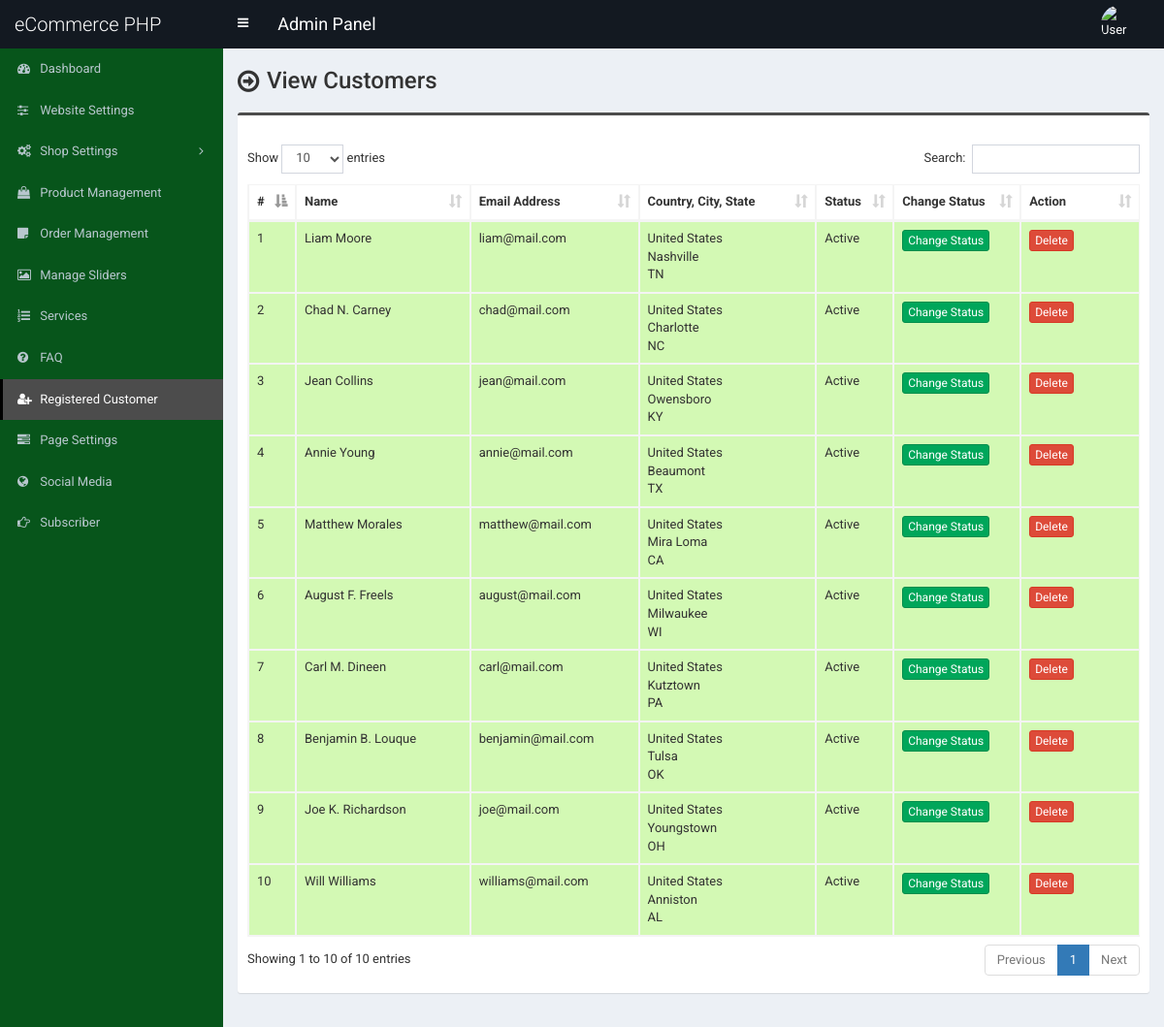
Page /admin/customer.php (signed in) on the committed database.
### tables this page shows
CREATE TABLE `tbl_customer` (
  `cust_id` int(11) NOT NULL,
  `cust_name` varchar(100) NOT NULL,
  `cust_cname` varchar(100) NOT NULL,
  `cust_email` varchar(100) NOT NULL,
  `cust_phone` varchar(50) NOT NULL,
  `cust_country` int(11) NOT NULL,
  `cust_address` text NOT NULL,
  `cust_city` varchar(100) NOT NULL,
  `cust_state` varchar(100) NOT NULL,
  `cust_zip` varchar(30) NOT NULL,
  `cust_b_name` varchar(100) NOT NULL,
  `cust_b_cname` varchar(100) NOT NULL,
  `cust_b_phone` varchar(50) NOT NULL,
  `cust_b_country` int(11) NOT NULL,
  `cust_b_address` text NOT NULL,
  `cust_b_city` varchar(100) NOT NULL,
  `cust_b_state` varchar(100) NOT NULL,
  `cust_b_zip` varchar(30) NOT NULL,
  `cust_s_name` varchar(100) NOT NULL,
  `cust_s_cname` varchar(100) NOT NULL,
  `cust_s_phone` varchar(50) NOT NULL,
  `cust_s_country` int(11) NOT NULL,
  `cust_s_address` text NOT NULL,
  `cust_s_city` varchar(100) NOT NULL,
  `cust_s_state` varchar(100) NOT NULL,
  `cust_s_zip` varchar(30) NOT NULL,
  `cust_password` varchar(100) NOT NULL,
  `cust_token` varchar(255) NOT NULL,
  `cust_datetime` varchar(100) NOT NULL,
  `cust_timestamp` varchar(100) NOT NULL,
  `cust_status` int(1) NOT NULL
);

CREATE TABLE `tbl_country` (
  `country_id` int(11) NOT NULL,
  `country_name` varchar(100) NOT NULL DEFAULT ''
);

### admin/customer.php (the view, shortened to what this page needs)
<?php require_once('header.php'); ?>
<section class="content-header">
	<div class="content-header-left">
		<h1>View Customers</h1>
	</div>
</section>
<section class="content">
	<div class="row">
		<div class="col-md-12">
			<div class="box box-info">
				<div class="box-body table-responsive">
					<table id="example1" class="table table-bordered table-hover table-striped">
						<thead>
							<tr>
								<th width="10">#</th>
								<th width="180">Name</th>
								<th width="150">Email Address</th>
								<th width="180">Country, City, State</th>
								<th>Status</th>
								<th width="100">Change Status</th>
								<th width="100">Action</th>
							</tr>
						</thead>
						<tbody>
							<?php
							$i=0;
							$statement = $pdo->prepare("SELECT *
														FROM tbl_customer t1
														JOIN tbl_country t2
														ON t1.cust_country = t2.country_id
													");
							$statement->execute();
							$result = $statement->fetchAll(PDO::FETCH_ASSOC);
							foreach ($result as $row) {
								$i++;
								?>
								<tr class="<?php if($row['cust_status']==1) {echo 'bg-g';}else {echo 'bg-r';} ?>">
									<td><?php echo $i; ?></td>
									<td><?php echo $row['cust_name']; ?></td>
									<td><?php echo $row['cust_email']; ?></td>
									<td>
										<?php echo $row['country_name']; ?><br>
										<?php echo $row['cust_city']; ?><br>
										<?php echo $row['cust_state']; ?>
									</td>
									<td><?php if($row['cust_status']==1) {echo 'Active';} else {echo 'Inactive';} ?></td>
									<td>
										<a href="customer-change-status.php?id=<?php echo $row['cust_id']; ?>" class="btn btn-success btn-xs">Change Status</a>
									</td>
									<td>
										<a href="#" class="btn btn-danger btn-xs" data-href="customer-delete.php?id=<?php echo $row['cust_id']; ?>" data-toggle="modal" data-target="#confirm-delete">Delete</a>
									</td>
								</tr>
								<?php
							}
							?>
						</tbody>
					</table>
				</div>
			</div>
		</div>
	</div>
</section>
<?php require_once('footer.php'); ?>

### admin/style.css (style rules this page uses)
body { font-size: 13px; font-family: "Roboto", sans-serif; }
.content-header > h1, .content-header .content-header-left h1 { font-family: "Roboto", sans-serif; }
.box-info { padding-top: 20px; }
.content-header { overflow: hidden; }
.content-header .content-header-left { float: left; padding-top: 5px; }
.content-header .content-header-left h1 { margin-top: 0; margin-bottom: 0; padding-left: 30px; padding-bottom: 5px; font-size: 24px; position: relative; }
.content-header .content-header-left h1:before { position: absolute; top: 0; left: 0; font-family: "FontAwesome", sans-serif; font-size: 26px; content: "\f18e"; }
.box.box-info { border-top-color: #4c4c4c; }
.bg-g { background: #d3f9b4 !important; }

### rows in the picture
tbl_customer: cust_name "Liam Moore", cust_email "liam@mail.com", tbl_country.country_name "United States", cust_city "Nashville", cust_state "TN", cust_status "Active"
tbl_customer: cust_name "Chad N. Carney", cust_email "chad@mail.com", tbl_country.country_name "United States", cust_city "Charlotte", cust_state "NC", cust_status "Active"
tbl_customer: cust_name "Jean Collins", cust_email "jean@mail.com", tbl_country.country_name "United States", cust_city "Owensboro", cust_state "KY", cust_status "Active"
tbl_customer: cust_name "Annie Young", cust_email "annie@mail.com", tbl_country.country_name "United States", cust_city "Beaumont", cust_state "TX", cust_status "Active"
tbl_customer: cust_name "Matthew Morales", cust_email "matthew@mail.com", tbl_country.country_name "United States", cust_city "Mira Loma", cust_state "CA", cust_status "Active"
tbl_customer: cust_name "August F. Freels", cust_email "august@mail.com", tbl_country.country_name "United States", cust_city "Milwaukee", cust_state "WI", cust_status "Active"
tbl_customer: cust_name "Carl M. Dineen", cust_email "carl@mail.com", tbl_country.country_name "United States", cust_city "Kutztown", cust_state "PA", cust_status "Active"
tbl_customer: cust_name "Benjamin B. Louque", cust_email "benjamin@mail.com", tbl_country.country_name "United States", cust_city "Tulsa", cust_state "OK", cust_status "Active"
tbl_customer: cust_name "Joe K. Richardson", cust_email "joe@mail.com", tbl_country.country_name "United States", cust_city "Youngstown", cust_state "OH", cust_status "Active"
tbl_customer: cust_name "Will Williams", cust_email "williams@mail.com", tbl_country.country_name "United States", cust_city "Anniston", cust_state "AL", cust_status "Active"
